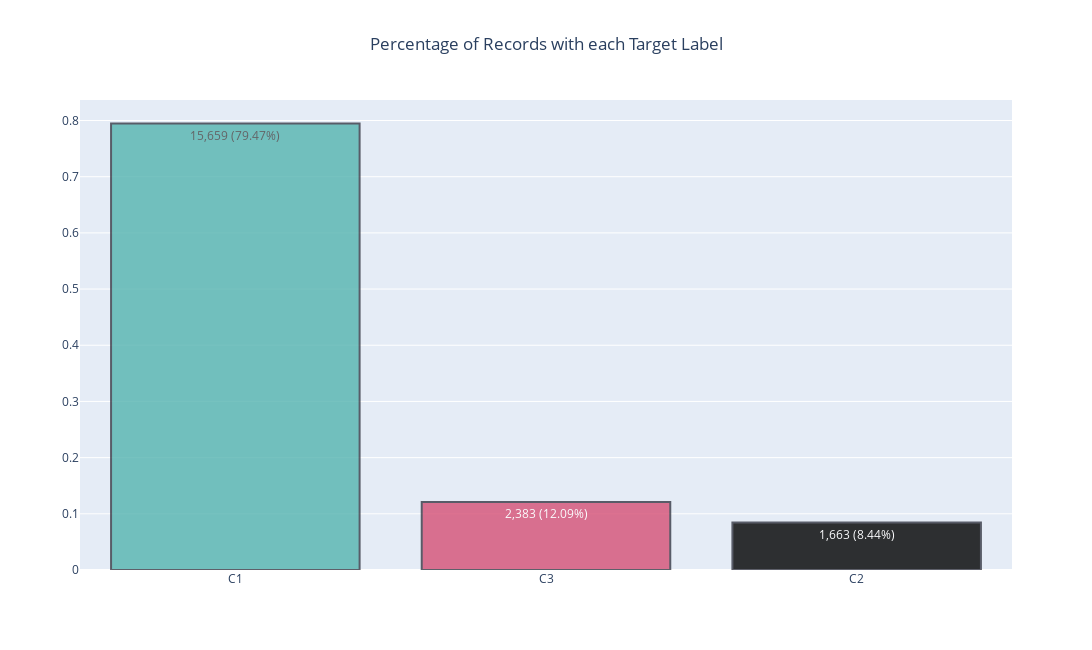

Notebook cell for this chart:
### Code cell
data_bar = go.Bar(
             x=num_target_labels['target_label'],
             y=num_target_labels['percentage_of_records'],
             marker_color=['#55B4B0','#D65076'], 
             marker_line_color='#363945', 
             marker_line_width=2,
             opacity = 0.8,
             text=num_target_labels['number_of_records'].apply(lambda x: f'{x:,.0f} ') + num_target_labels['percentage_of_records'].apply(lambda x: f'({x:.2%})')
             )

layout = go.Layout(
    title='Percentage of Records with each Target Label',
    title_x=0.5,
    width=1500,
    height=650
)

fig = go.Figure(data=data_bar, layout=layout)
fig.show()

### Figure 1 — Plotly figure (JSON) as saved in the notebook; plotly's stock layout.template omitted (floating-point values rounded to 4 significant figures)
{"data": [{"marker": {"color": ["#55B4B0", "#D65076"], "line": {"color": "#363945", "width": 2}}, "opacity": 0.8, "text": ["15,659 (79.47%)", "2,383 (12.09%)", "1,663 (8.44%)"], "type": "bar", "x": ["C1", "C3", "C2"], "y": [0.7947, 0.1209, 0.08439]}], "layout": {"height": 650, "title": {"text": "Percentage of Records with each Target Label", "x": 0.5}, "width": 1500}}
